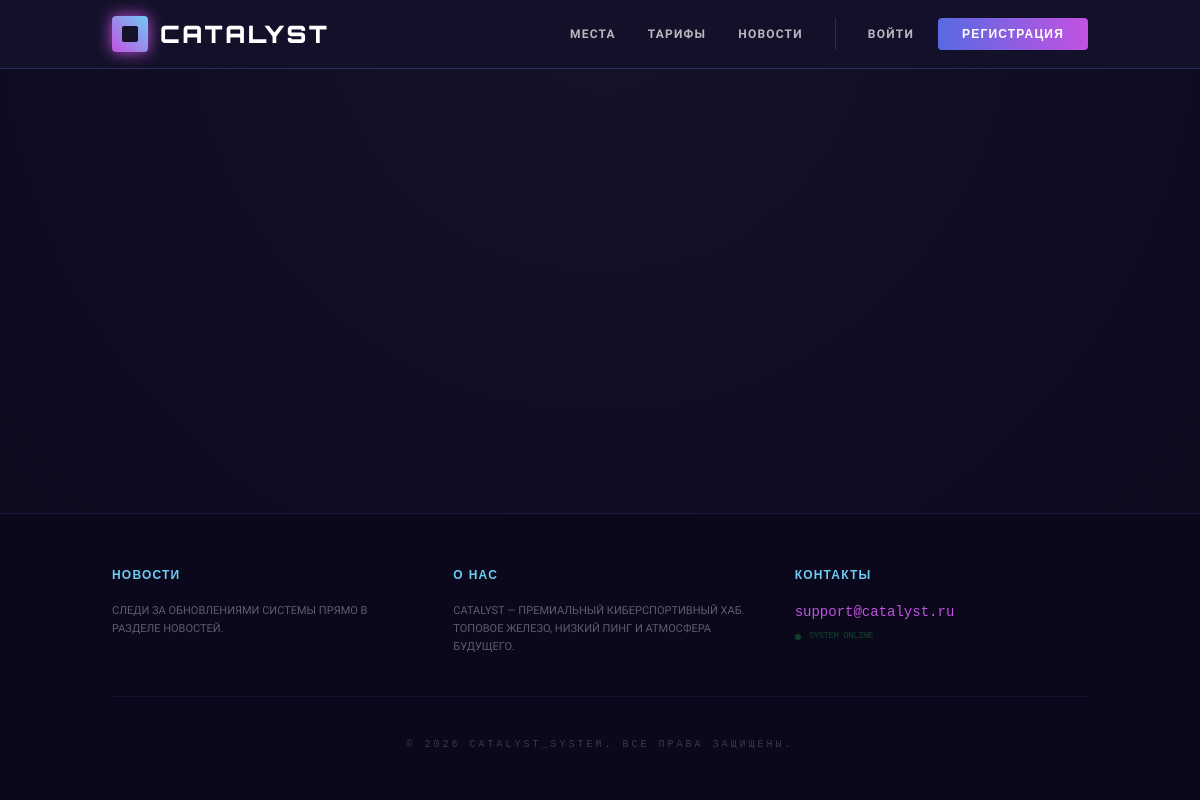
The page /news/ on the database as committed earlier.
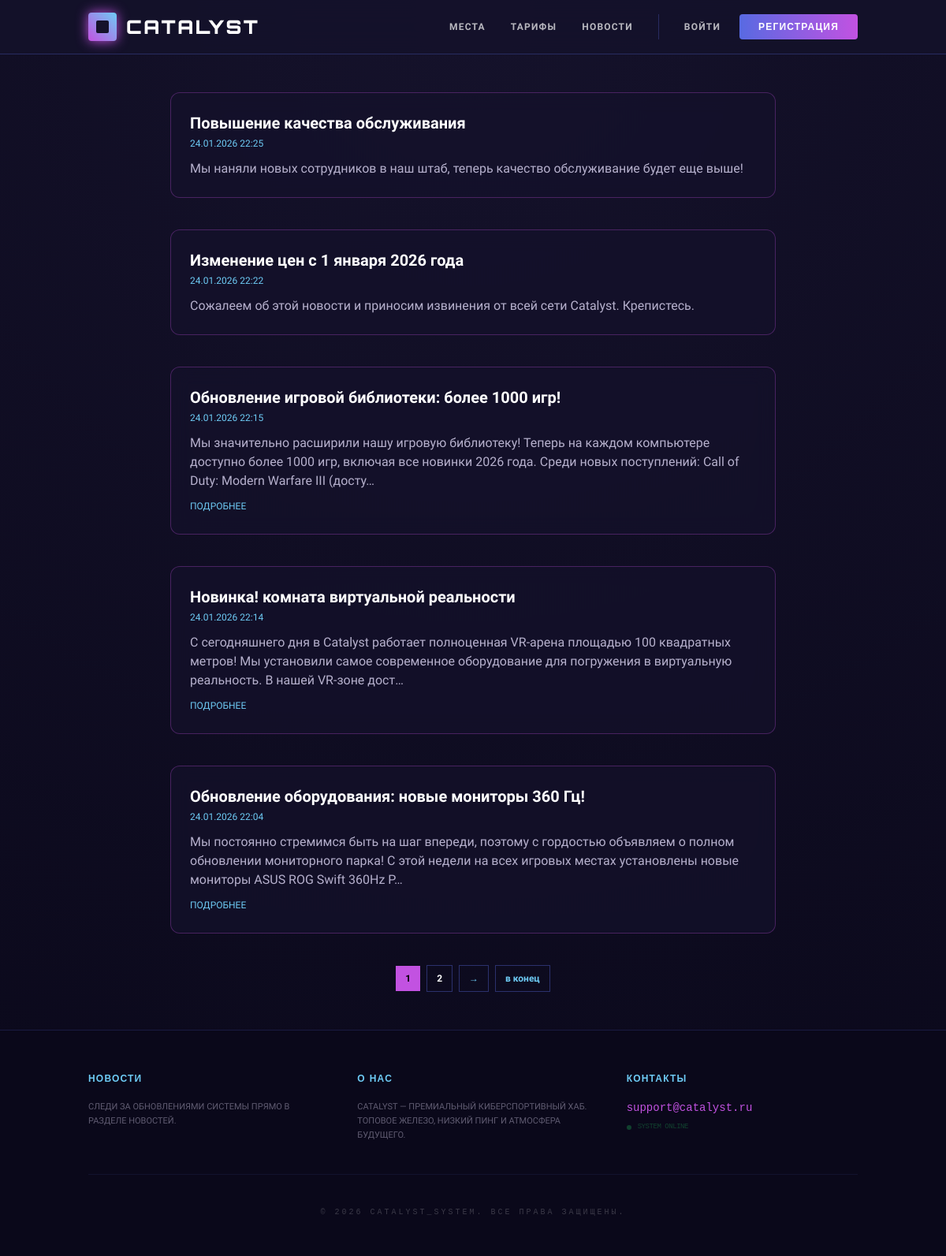
The same page on the database as committed later.
### users/models.py (models this page shows, shortened)
class News(models.Model):
    title = models.CharField(max_length=120)
    text = models.TextField(max_length=1000)
    created_at = models.DateTimeField(auto_now_add=True)
    class Meta:
        verbose_name = "Новость"
        verbose_name_plural = "Новости"
        ordering = ['-created_at']

### catalyst/views.py (the view, shortened to what this page needs)
# urls.py: path('news/', views.news_page, name='news'),
def news_page(request):
    news = News.objects.all()
    paginator = Paginator(news, 5)
    page_number = request.GET.get('page')
    news = paginator.get_page(page_number)
    return render(request, 'news.html', {
        'news': news
    })

### templates/news.html (shortened to what this page needs)
{% extends 'base.html' %}
{% block content %}
<section class="max-w-3xl mx-auto space-y-10">
  {% for n in news %}
  <div class="glass-card p-6 relative">
    <div id="view-{{ n.id }}">
      <h3 class="text-xl font-bold text-white mb-1">{{ n.title }}</h3>
      <p class="text-xs text-[#6ECBF5] mb-3">{{ n.created_at|date:"d.m.Y H:i" }}</p>
      <p id="short-{{ n.id }}" class="text-[#E0D9F6]/80">
        {{ n.text|truncatechars:200 }}
      </p>
      {% if n.text|length > 200 %}
      <button onclick="toggleText({{ n.id }})"
              id="btn-{{ n.id }}"
              class="mt-3 text-xs text-[#6ECBF5] uppercase">
        Подробнее
      </button>
      {% endif %}
    </div>
  </div>
  {% endfor %}
  {% if news.paginator.num_pages > 1 %}
<div class="flex justify-center items-center gap-2 mt-12 text-xs font-bold">
  {% for num in news.paginator.page_range %}
    {% if num == news.number %}
      <span class="px-3 py-2 bg-[#C252E1] text-black">
        {{ num }}
      </span>
    {% elif num >= news.number|add:-2 and num <= news.number|add:2 %}
      <a href="?page={{ num }}"
         class="px-3 py-2 border border-[#586AE2]/40 text-white hover:bg-[#586AE2]/20 transition">
        {{ num }}
      </a>
    {% endif %}
  {% endfor %}
  {% if news.has_next %}
    <a href="?page={{ news.next_page_number }}"
       class="px-3 py-2 border border-[#586AE2]/40 text-[#6ECBF5] hover:bg-[#586AE2]/20 transition">
      →
    </a>
    <a href="?page={{ news.paginator.num_pages }}"
       class="px-3 py-2 border border-[#586AE2]/40 text-[#6ECBF5] hover:bg-[#586AE2]/20 transition">
      в конец
    </a>
  {% endif %}
</div>
{% endif %}
</section>
{% endblock %}

Rows that differ between the two databases and show on the page:
added News: title "Повышение качества обслуживания", created_at "24.01.2026 22:25", text "Мы наняли новых сотрудников в наш штаб, теперь качество обслуживание будет еще выше!"
added News: title "Изменение цен с 1 января 2026 года", created_at "24.01.2026 22:22", text "Сожалеем об этой новости и приносим извинения от всей сети Catalyst. Крепистесь."
added News: title "Обновление игровой библиотеки: более 1000 игр!", created_at "24.01.2026 22:15", text "Мы значительно расширили нашу игровую библиотеку! Теперь на каждом компьютере доступно более 1000 игр, включая все новинки 2026 года. Среди новых поступлений: Call of Duty: Modern Warfare III (досту…"
added News: title "Новинка! комната виртуальной реальности", created_at "24.01.2026 22:14", text "С сегодняшнего дня в Catalyst работает полноценная VR-арена площадью 100 квадратных метров! Мы установили самое современное оборудование для погружения в виртуальную реальность. В нашей VR-зоне дост…"
added News: title "Обновление оборудования: новые мониторы 360 Гц!", created_at "24.01.2026 22:04", text "Мы постоянно стремимся быть на шаг впереди, поэтому с гордостью объявляем о полном обновлении мониторного парка! С этой недели на всех игровых местах установлены новые мониторы ASUS ROG Swift 360Hz P…"
Other text that changed with them:
new list line: "1"
new list line: "2"
text now shown: "→ в конец"
